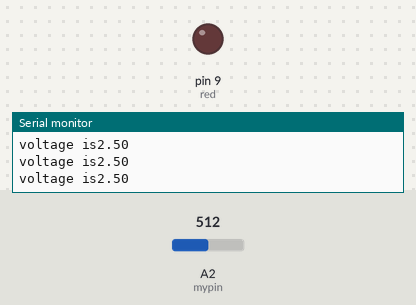
The sketch below on a simulated Arduino Uno, built with avr-gcc and run on an emulated ATmega328P. On the bench: output pins drawn as LEDs (lit = HIGH), the last lines printed to the serial monitor. The inputs (shaded band) are chosen by the test bench; at power-on: A2 (mypin) = 512.

Above: at 1.2 s.
1.3 s: A2 (mypin) set to 806
2.8 s: A2 (mypin) set to 831
At 4.2 s:
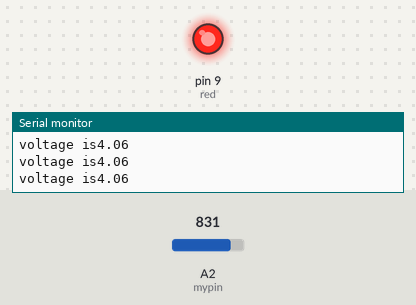
4.5 s: A2 (mypin) set to 716
At 5.5 s:
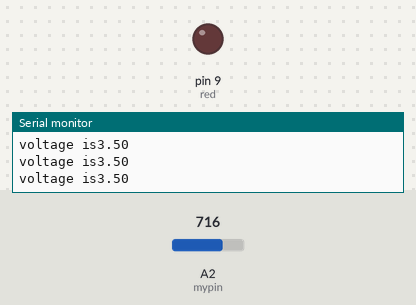
6.0 s: A2 (mypin) set to 900
At 6.7 s:
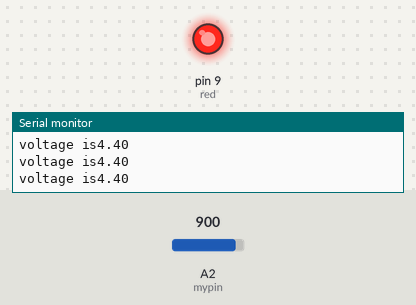
Timing chart, 0 to 8.5 s (numbered marks = the images above; inputs shaded):
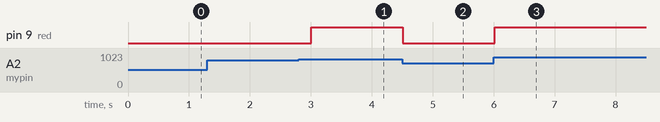

Measured:
- the behaviour switches between 818 and 819 on A2 (mypin) (found by bisection; images 0 and 1)
- after the input at 2.8 s, pin 9 (red): LOW → HIGH after 0.21 s
- after the input at 4.5 s, pin 9 (red): HIGH → LOW at once
- after the input at 6.0 s, pin 9 (red): LOW → HIGH at once

The sketch:

Paul_McWhorter_tut_13.ino
```cpp
int mypin=A2;
int readVal;
float V2;
int dt=250;
int red = 9;

void setup() {
  // put your setup code here, to run once:
Serial.begin(9600);
pinMode(mypin, INPUT);
pinMode(red, OUTPUT);

}

void loop() {

  readVal=analogRead(mypin);
  V2=(5./1023.)*readVal;
  Serial.print("voltage is");
  Serial.println(V2);
  if (V2>4.0) {
    digitalWrite(red, HIGH);
  }

  if (V2<4.0) {
    digitalWrite(red, LOW);
  }
  delay(dt);

  // put your main code here, to run repeatedly:

}
 
```
